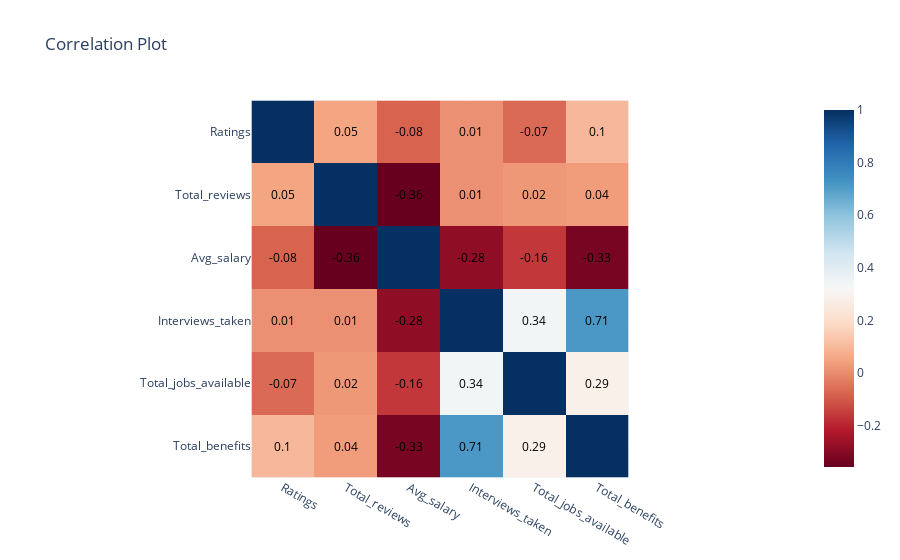

The code cell stored with this chart in its notebook:
### Code cell
correlation_matrix = cleaned_df_numerical.corr()

correlation_text = correlation_matrix.round(2).astype(str).replace('1.0', '').replace('.00', '').replace('nan','')

fig = px.imshow(correlation_matrix,
                x=correlation_matrix.columns,
                y=correlation_matrix.columns,
                color_continuous_scale='RdBu',
                title='Correlation Plot')

for i in range(len(correlation_matrix.columns)):
    for j in range(len(correlation_matrix.columns)):
        fig.add_annotation(x=correlation_matrix.columns[i], y=correlation_matrix.columns[j],
                           text=correlation_text.iloc[i, j],
                           showarrow=False, font=dict(color='black', size=12))

fig.show()

### Figure 1 — Plotly figure (JSON) as saved in the notebook; plotly's stock layout.template omitted (floating-point values rounded to 4 significant figures)
{"data": [{"coloraxis": "coloraxis", "hovertemplate": "x: %{x}<br>y: %{y}<br>color: %{z}<extra></extra>", "name": "0", "type": "heatmap", "x": ["Ratings", "Total_reviews", "Avg_salary", "Interviews_taken", "Total_jobs_available", "Total_benefits"], "xaxis": "x", "y": ["Ratings", "Total_reviews", "Avg_salary", "Interviews_taken", "Total_jobs_available", "Total_benefits"], "yaxis": "y", "z": [[1, 0.05147, -0.07667, 0.01011, -0.06523, 0.09684], [0.05147, 1, -0.3564, 0.009894, 0.02428, 0.03537], [-0.07667, -0.3564, 1, -0.2822, -0.1596, -0.3255], [0.01011, 0.009894, -0.2822, 1, 0.3393, 0.7142], [-0.06523, 0.02428, -0.1596, 0.3393, 1, 0.2865], [0.09684, 0.03537, -0.3255, 0.7142, 0.2865, 1]]}], "layout": {"annotations": [{"font": {"color": "black", "size": 12}, "showarrow": false, "text": "", "x": "Ratings", "y": "Ratings"}, {"font": {"color": "black", "size": 12}, "showarrow": false, "text": "0.05", "x": "Ratings", "y": "Total_reviews"}, {"font": {"color": "black", "size": 12}, "showarrow": false, "text": "-0.08", "x": "Ratings", "y": "Avg_salary"}, {"font": {"color": "black", "size": 12}, "showarrow": false, "text": "0.01", "x": "Ratings", "y": "Interviews_taken"}, {"font": {"color": "black", "size": 12}, "showarrow": false, "text": "-0.07", "x": "Ratings", "y": "Total_jobs_available"}, {"font": {"color": "black", "size": 12}, "showarrow": false, "text": "0.1", "x": "Ratings", "y": "Total_benefits"}, {"font": {"color": "black", "size": 12}, "showarrow": false, "text": "0.05", "x": "Total_reviews", "y": "Ratings"}, {"font": {"color": "black", "size": 12}, "showarrow": false, "text": "", "x": "Total_reviews", "y": "Total_reviews"}, {"font": {"color": "black", "size": 12}, "showarrow": false, "text": "-0.36", "x": "Total_reviews", "y": "Avg_salary"}, {"font": {"color": "black", "size": 12}, "showarrow": false, "text": "0.01", "x": "Total_reviews", "y": "Interviews_taken"}, {"font": {"color": "black", "size": 12}, "showarrow": false, "text": "0.02", "x": "Total_reviews", "y": "Total_jobs_available"}, {"font": {"color": "black", "size": 12}, "showarrow": false, "text": "0.04", "x": "Total_reviews", "y": "Total_benefits"}, {"font": {"color": "black", "size": 12}, "showarrow": false, "text": "-0.08", "x": "Avg_salary", "y": "Ratings"}, {"font": {"color": "black", "size": 12}, "showarrow": false, "text": "-0.36", "x": "Avg_salary", "y": "Total_reviews"}, {"font": {"color": "black", "size": 12}, "showarrow": false, "text": "", "x": "Avg_salary", "y": "Avg_salary"}, {"font": {"color": "black", "size": 12}, "showarrow": false, "text": "-0.28", "x": "Avg_salary", "y": "Interviews_taken"}, {"font": {"color": "black", "size": 12}, "showarrow": false, "text": "-0.16", "x": "Avg_salary", "y": "Total_jobs_available"}, {"font": {"color": "black", "size": 12}, "showarrow": false, "text": "-0.33", "x": "Avg_salary", "y": "Total_benefits"}, {"font": {"color": "black", "size": 12}, "showarrow": false, "text": "0.01", "x": "Interviews_taken", "y": "Ratings"}, {"font": {"color": "black", "size": 12}, "showarrow": false, "text": "0.01", "x": "Interviews_taken", "y": "Total_reviews"}, {"font": {"color": "black", "size": 12}, "showarrow": false, "text": "-0.28", "x": "Interviews_taken", "y": "Avg_salary"}, {"font": {"color": "black", "size": 12}, "showarrow": false, "text": "", "x": "Interviews_taken", "y": "Interviews_taken"}, {"font": {"color": "black", "size": 12}, "showarrow": false, "text": "0.34", "x": "Interviews_taken", "y": "Total_jobs_available"}, {"font": {"color": "black", "size": 12}, "showarrow": false, "text": "0.71", "x": "Interviews_taken", "y": "Total_benefits"}, {"font": {"color": "black", "size": 12}, "showarrow": false, "text": "-0.07", "x": "Total_jobs_available", "y": "Ratings"}, {"font": {"color": "black", "size": 12}, "showarrow": false, "text": "0.02", "x": "Total_jobs_available", "y": "Total_reviews"}, {"font": {"color": "black", "size": 12}, "showarrow": false, "text": "-0.16", "x": "Total_jobs_available", "y": "Avg_salary"}, {"font": {"color": "black", "size": 12}, "showarrow": false, "text": "0.34", "x": "Total_jobs_available", "y": "Interviews_taken"}, {"font": {"color": "black", "size": 12}, "showarrow": false, "text": "", "x": "Total_jobs_available", "y": "Total_jobs_available"}, {"font": {"color": "black", "size": 12}, "showarrow": false, "text": "0.29", "x": "Total_jobs_available", "y": "Total_benefits"}, {"font": {"color": "black", "size": 12}, "showarrow": false, "text": "0.1", "x": "Total_benefits", "y": "Ratings"}, {"font": {"color": "black", "size": 12}, "showarrow": false, "text": "0.04", "x": "Total_benefits", "y": "Total_reviews"}, {"font": {"color": "black", "size": 12}, "showarrow": false, "text": "-0.33", "x": "Total_benefits", "y": "Avg_salary"}, {"font": {"color": "black", "size": 12}, "showarrow": false, "text": "0.71", "x": "Total_benefits", "y": "Interviews_taken"}, {"font": {"color": "black", "size": 12}, "showarrow": false, "text": "0.29", "x": "Total_benefits", "y": "Total_jobs_available"}, {"font": {"color": "black", "size": 12}, "showarrow": false, "text": "", "x": "Total_benefits", "y": "Total_benefits"}], "coloraxis": {"colorscale": [[0, "rgb(103,0,31)"], [0.1, "rgb(178,24,43)"], [0.2, "rgb(214,96,77)"], [0.3, "rgb(244,165,130)"], [0.4, "rgb(253,219,199)"], [0.5, "rgb(247,247,247)"], [0.6, "rgb(209,229,240)"], [0.7, "rgb(146,197,222)"], [0.8, "rgb(67,147,195)"], [0.9, "rgb(33,102,172)"], [1, "rgb(5,48,97)"]]}, "title": {"text": "Correlation Plot"}, "xaxis": {"anchor": "y", "constrain": "domain", "domain": [0, 1], "scaleanchor": "y"}, "yaxis": {"anchor": "x", "autorange": "reversed", "constrain": "domain", "domain": [0, 1]}}}
